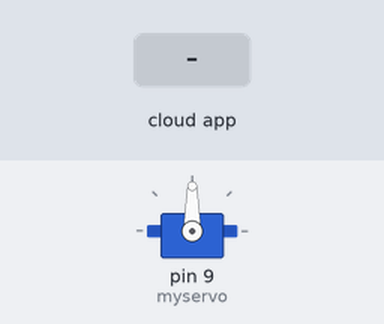
The sketch below on a simulated Arduino Uno, built with avr-gcc and run on an emulated ATmega328P. Shown: servo. Inputs (shaded band) come from the test bench. The ROS host is connected and sends only what is stated.

Above: at 1.2 s.
1.3 s: the phone or cloud app sets servo to 0
At 1.7 s:
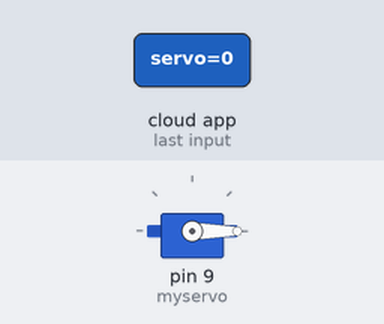
2.8 s: the phone or cloud app sets servo to 45
At 3.9 s:
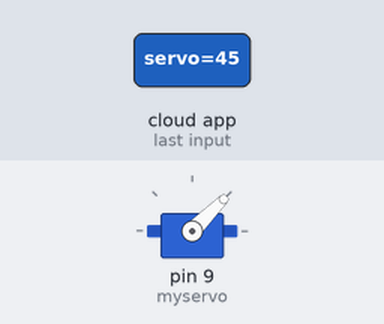
4.3 s: the phone or cloud app sets servo to 180
At 5.2 s:
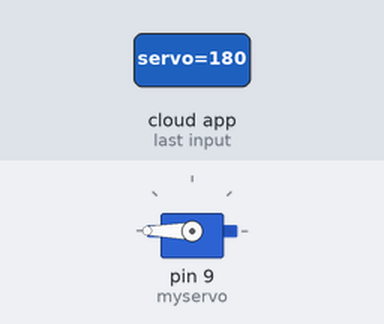
5.8 s: the phone or cloud app sets servo to 90
At 6.2 s:
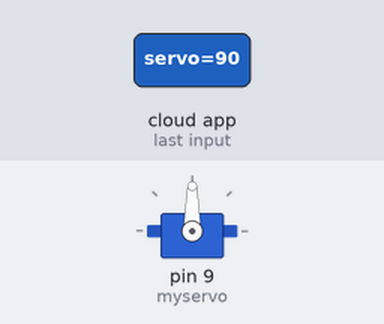
Timing chart, 0 to 8.3 s (numbered marks = the images above; inputs shaded):
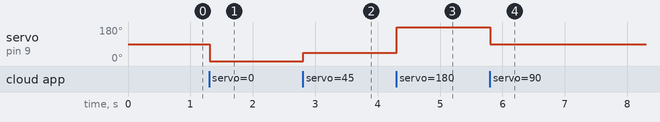

Measured:
- after the input at 1.3 s, servo on pin 9 (myservo): 90° → 0° at once
- after the input at 2.8 s, servo on pin 9 (myservo): 0° → 45° at once
- after the input at 4.3 s, servo on pin 9 (myservo): 45° → 180° at once
- after the input at 5.8 s, servo on pin 9 (myservo): 180° → 90° at once

The sketch:

sevo_ros.ino
```cpp
#include <Servo.h>
#include <ros.h>
#include <std_msgs/Int16.h>

Servo myservo;
ros::NodeHandle nh;

void servo_cb(const std_msgs::Int16 &cmd_msg)
{
  int angle = cmd_msg.data;
  if (angle < 0) angle = 0;
  if (angle > 180) angle = 180;
  myservo.write(angle);
}

ros::Subscriber<std_msgs::Int16> sub("servo", servo_cb);

void setup()
{
  myservo.attach(9);   // Servo signal pin
  nh.initNode();
  nh.subscribe(sub);
}

void loop()
{
  nh.spinOnce();
  delay(10);  // Small delay for stability
}
```
